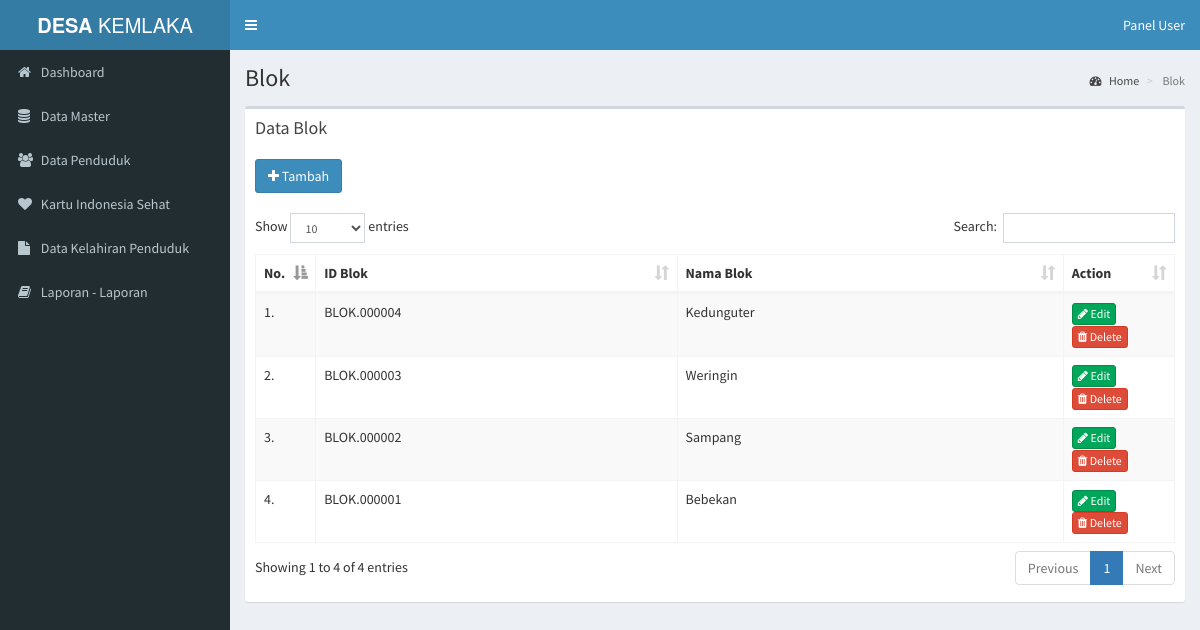
Screenshot of /pages/media.php?module=Blok (signed in) with the database file from the repository.
### tables this page shows
CREATE TABLE `blok` (
  `id_blok` varchar(11) NOT NULL,
  `blok` varchar(30) NOT NULL
);

### pages/modul/mod_blok/blok.php (the view, shortened to what this page needs)
<?php
 if (empty($_SESSION['username']) AND empty($_SESSION['passuser'])){
  echo "<link href='style.css' rel='stylesheet' type='text/css'>
 <center>Untuk mengakses modul, Anda harus login <br>";
  echo "<a href=../../index.php><b>LOGIN</b></a></center>";
}
else{
$aksi="modul/mod_blok/aksi_blok.php";
switch($_GET[act]){
  default:
echo "
<div class='box'>
<div class='box-header'>
  <h3 class='box-title'>Data Blok</h3> <br> <br>
  <a href='?module=Blok&act=tambahblok'><button type='button' class='btn btn-round btn-primary'><i class='fa fa-plus'></i> Tambah</button></a>
</div>
<div class='box-body'>
  <table id='example1' class='table table-bordered table-striped'>
    <thead>
    <tr>
      <th>No.</th>
      <th>ID Blok</th>
      <th>Nama Blok</th>
      <th width='12%'>Action</th>
    </tr>
    </thead>
    <tbody>";
    $tampil = mysql_query("SELECT * FROM `blok` ORDER BY id_blok DESC");
    $no = 1;
    while($r=mysql_fetch_array($tampil)){
    echo"
    <tr>
      <td width='5%'>$no.</td>
      <td>$r[id_blok]</td>
      <td>$r[blok]</td>
      <td width='12%'>
        <a href='?module=Blok&act=editblok&id=$r[id_blok]' class='btn btn-success btn-xs'><i class='fa fa-pencil'></i> Edit</a>
        <a href='$aksi?module=Blok&act=hapus&id=$r[id_blok]' class='btn btn-danger btn-xs' onClick=\"return confirm('Yakin ingin hapus data ? Data yang dihapus tidak dapat dipulihkan !')\"><i class='fa fa-trash'></i> Delete</a>
      </td>
    </tr>";
    $no++;
    }
    echo"
    </tbody>
  </table>
</div>
</div>
";
break;
}
}
?>

### rows the page displays
blok: id_blok "BLOK.000004", blok "Kedunguter"
blok: id_blok "BLOK.000003", blok "Weringin"
blok: id_blok "BLOK.000002", blok "Sampang"
blok: id_blok "BLOK.000001", blok "Bebekan"

### other values shown
$_GET[module] "Blok"
